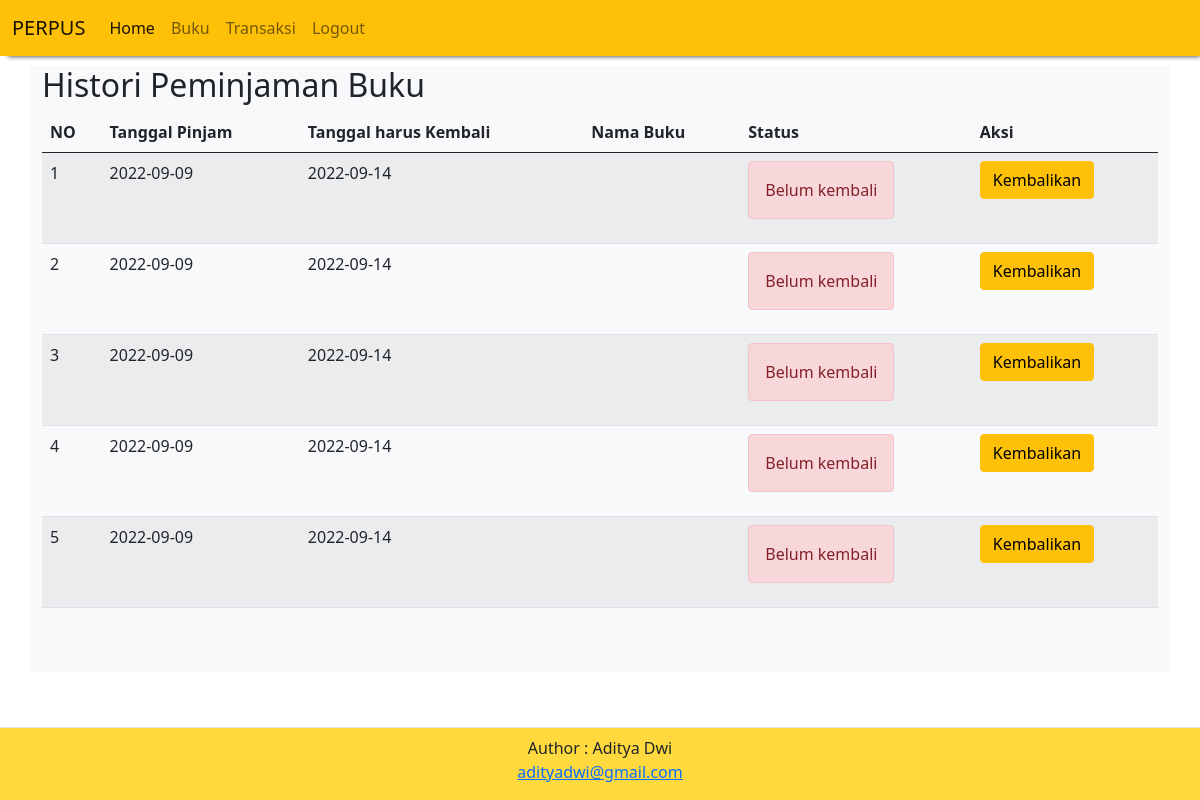
The page /history_peminjaman.php (signed in) on the database its author committed.
### tables this page shows
CREATE TABLE `peminjaman_buku` (
  `id_peminjaman_buku` int(11) NOT NULL,
  `id_siswa` int(11) NOT NULL,
  `tanggal_pinjam` date NOT NULL,
  `tanggal_kembali` date NOT NULL
);

### history_peminjaman.php (the view, shortened to what this page needs)
<?php
    include "header.php";
?>
<h2>Histori Peminjaman Buku</h2>
<table class="table table-hover table-striped">
    <thead>
        <th>NO</th>
        <th>Tanggal Pinjam</th>
        <th>Tanggal harus Kembali</th>
        <th>Nama Buku</th>
        <th>Status</th>
        <th>Aksi</th>
    </thead>
    <tbody>
        <?php
        include "koneksi.php";
        $qry_histori=mysqli_query($conn,"select * from peminjaman_buku order by id_peminjaman_buku desc");
        $no=0;
        while($data_histori=mysqli_fetch_array($qry_histori)){
            $no++;
            $buku_dipinjam="<ol>";
            $buku_dipinjam.="</ol>";
            $qry_cek_kembali=mysqli_query($conn,"select * from pengembalian_buku where id_peminjaman_buku = '".$data_histori['id_peminjaman_buku']."'");
            if(mysqli_num_rows($qry_cek_kembali)>0){
                $data_kembali=mysqli_fetch_array($qry_cek_kembali);
                $denda="denda Rp. ".$data_kembali['denda'];
                $status_kembali="<label class='alert alert-success'>Sudah kembali <br>".$denda."</label>";
                $button_kembali="";
            } else {
                $status_kembali="<label class='alert alert-danger'>Belum kembali</label>";
                $button_kembali="<a href='kembali.php?id=".$data_histori['id_peminjaman_buku']."' class='btn btn-warning' onclick='return confirm(\"hello\")'>Kembalikan</a>";
            }
        ?>
            <tr>
                <td><?=$no?></td>
                <td><?=$data_histori['tanggal_pinjam']?></td>
                <td><?=$data_histori['tanggal_kembali']?></td>
                <td><?=$buku_dipinjam?></td>
                <td><?=$status_kembali?></td>
                <td><?=$button_kembali?></td>
            </tr>
        <?php
        }
        ?>
    </tbody>
</table>
<?php
    include "footer.php";
?>

### rows shown on the page
peminjaman_buku: tanggal_pinjam "2022-09-09", tanggal_kembali "2022-09-14"
peminjaman_buku: tanggal_pinjam "2022-09-09", tanggal_kembali "2022-09-14"
peminjaman_buku: tanggal_pinjam "2022-09-09", tanggal_kembali "2022-09-14"
peminjaman_buku: tanggal_pinjam "2022-09-09", tanggal_kembali "2022-09-14"
peminjaman_buku: tanggal_pinjam "2022-09-09", tanggal_kembali "2022-09-14"
